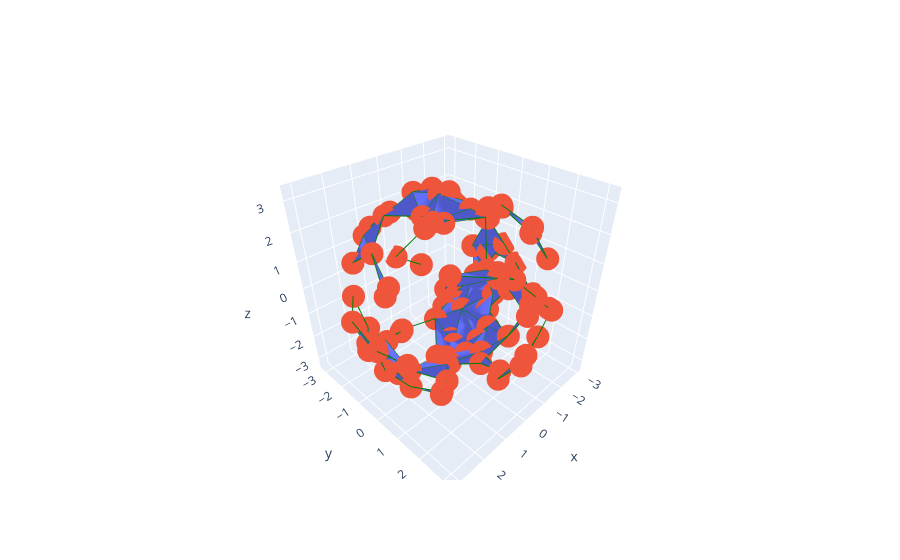

The code cell stored with this chart in its notebook:
### Code cell
rips_complex = rips_graph(points=circle, mel=1.5)
